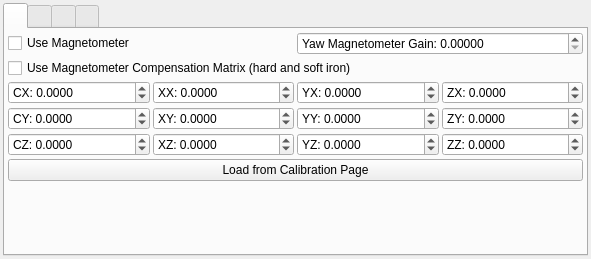
<?xml version="1.0" encoding="UTF-8"?>
<ui version="4.0">
 <class>ConfCommonWidget</class>
 <widget class="QWidget" name="ConfCommonWidget">
  <property name="geometry">
   <rect>
    <x>0</x>
    <y>0</y>
    <width>591</width>
    <height>259</height>
   </rect>
  </property>
  <property name="windowTitle">
   <string>Form</string>
  </property>
  <layout class="QVBoxLayout" name="verticalLayout">
   <property name="spacing">
    <number>3</number>
   </property>
   <property name="leftMargin">
    <number>3</number>
   </property>
   <property name="topMargin">
    <number>3</number>
   </property>
   <property name="rightMargin">
    <number>3</number>
   </property>
   <property name="bottomMargin">
    <number>3</number>
   </property>
   <item>
    <widget class="QTabWidget" name="tabWidget_2">
     <property name="sizePolicy">
      <sizepolicy hsizetype="Expanding" vsizetype="MinimumExpanding">
       <horstretch>0</horstretch>
       <verstretch>0</verstretch>
      </sizepolicy>
     </property>
     <property name="tabPosition">
      <enum>QTabWidget::North</enum>
     </property>
     <property name="tabShape">
      <enum>QTabWidget::Rounded</enum>
     </property>
     <property name="currentIndex">
      <number>0</number>
     </property>
     <widget class="QWidget" name="tab_7">
      <attribute name="icon">
       <iconset resource="resources.qrc">
        <normaloff>:/models/Icons/Gyroscope-96.png</normaloff>:/models/Icons/Gyroscope-96.png</iconset>
      </attribute>
      <attribute name="title">
       <string/>
      </attribute>
      <attribute name="toolTip">
       <string>IMU</string>
      </attribute>
      <layout class="QVBoxLayout" name="verticalLayout_10">
       <property name="spacing">
        <number>3</number>
       </property>
       <property name="leftMargin">
        <number>3</number>
       </property>
       <property name="topMargin">
        <number>3</number>
       </property>
       <property name="rightMargin">
        <number>3</number>
       </property>
       <property name="bottomMargin">
        <number>3</number>
       </property>
       <item>
        <layout class="QGridLayout" name="gridLayout_2">
         <item row="3" column="1">
          <widget class="QDoubleSpinBox" name="confMagXyBox">
           <property name="prefix">
            <string>XY: </string>
           </property>
           <property name="decimals">
            <number>4</number>
           </property>
           <property name="minimum">
            <double>-1000.000000000000000</double>
           </property>
           <property name="maximum">
            <double>1000.000000000000000</double>
           </property>
           <property name="singleStep">
            <double>0.100000000000000</double>
           </property>
          </widget>
         </item>
         <item row="3" column="0">
          <widget class="QDoubleSpinBox" name="confMagCyBox">
           <property name="prefix">
            <string>CY: </string>
           </property>
           <property name="decimals">
            <number>4</number>
           </property>
           <property name="minimum">
            <double>-1000.000000000000000</double>
           </property>
           <property name="maximum">
            <double>1000.000000000000000</double>
           </property>
           <property name="singleStep">
            <double>0.100000000000000</double>
           </property>
          </widget>
         </item>
         <item row="2" column="1">
          <widget class="QDoubleSpinBox" name="confMagXxBox">
           <property name="prefix">
            <string>XX: </string>
           </property>
           <property name="decimals">
            <number>4</number>
           </property>
           <property name="minimum">
            <double>-1000.000000000000000</double>
           </property>
           <property name="maximum">
            <double>1000.000000000000000</double>
           </property>
           <property name="singleStep">
            <double>0.100000000000000</double>
           </property>
          </widget>
         </item>
         <item row="4" column="3">
          <widget class="QDoubleSpinBox" name="confMagZzBox">
           <property name="prefix">
            <string>ZZ: </string>
           </property>
           <property name="decimals">
            <number>4</number>
           </property>
           <property name="minimum">
            <double>-1000.000000000000000</double>
           </property>
           <property name="maximum">
            <double>1000.000000000000000</double>
           </property>
           <property name="singleStep">
            <double>0.100000000000000</double>
           </property>
          </widget>
         </item>
         <item row="3" column="3">
          <widget class="QDoubleSpinBox" name="confMagZyBox">
           <property name="prefix">
            <string>ZY: </string>
           </property>
           <property name="decimals">
            <number>4</number>
           </property>
           <property name="minimum">
            <double>-1000.000000000000000</double>
           </property>
           <property name="maximum">
            <double>1000.000000000000000</double>
           </property>
           <property name="singleStep">
            <double>0.100000000000000</double>
           </property>
          </widget>
         </item>
         <item row="5" column="0" colspan="4">
          <widget class="QPushButton" name="magCalLoadButton">
           <property name="toolTip">
            <string>Load from compensation tab</string>
           </property>
           <property name="text">
            <string>Load from Calibration Page</string>
           </property>
           <property name="icon">
            <iconset resource="resources.qrc">
             <normaloff>:/models/Icons/Process-96.png</normaloff>:/models/Icons/Process-96.png</iconset>
           </property>
          </widget>
         </item>
         <item row="4" column="2">
          <widget class="QDoubleSpinBox" name="confMagYzBox">
           <property name="prefix">
            <string>YZ: </string>
           </property>
           <property name="decimals">
            <number>4</number>
           </property>
           <property name="minimum">
            <double>-1000.000000000000000</double>
           </property>
           <property name="maximum">
            <double>1000.000000000000000</double>
           </property>
           <property name="singleStep">
            <double>0.100000000000000</double>
           </property>
          </widget>
         </item>
         <item row="4" column="1">
          <widget class="QDoubleSpinBox" name="confMagXzBox">
           <property name="prefix">
            <string>XZ: </string>
           </property>
           <property name="decimals">
            <number>4</number>
           </property>
           <property name="minimum">
            <double>-1000.000000000000000</double>
           </property>
           <property name="maximum">
            <double>1000.000000000000000</double>
           </property>
           <property name="singleStep">
            <double>0.100000000000000</double>
           </property>
          </widget>
         </item>
         <item row="2" column="2">
          <widget class="QDoubleSpinBox" name="confMagYxBox">
           <property name="prefix">
            <string>YX: </string>
           </property>
           <property name="decimals">
            <number>4</number>
           </property>
           <property name="minimum">
            <double>-1000.000000000000000</double>
           </property>
           <property name="maximum">
            <double>1000.000000000000000</double>
           </property>
           <property name="singleStep">
            <double>0.100000000000000</double>
           </property>
          </widget>
         </item>
         <item row="2" column="3">
          <widget class="QDoubleSpinBox" name="confMagZxBox">
           <property name="prefix">
            <string>ZX: </string>
           </property>
           <property name="decimals">
            <number>4</number>
           </property>
           <property name="minimum">
            <double>-1000.000000000000000</double>
           </property>
           <property name="maximum">
            <double>1000.000000000000000</double>
           </property>
           <property name="singleStep">
            <double>0.100000000000000</double>
           </property>
          </widget>
         </item>
         <item row="0" column="2" colspan="2">
          <widget class="QDoubleSpinBox" name="confYawMagGainBox">
           <property name="prefix">
            <string>Yaw Magnetometer Gain: </string>
           </property>
           <property name="decimals">
            <number>5</number>
           </property>
           <property name="maximum">
            <double>1000.000000000000000</double>
           </property>
           <property name="singleStep">
            <double>0.010000000000000</double>
           </property>
          </widget>
         </item>
         <item row="2" column="0">
          <widget class="QDoubleSpinBox" name="confMagCxBox">
           <property name="prefix">
            <string>CX: </string>
           </property>
           <property name="decimals">
            <number>4</number>
           </property>
           <property name="minimum">
            <double>-1000.000000000000000</double>
           </property>
           <property name="maximum">
            <double>1000.000000000000000</double>
           </property>
           <property name="singleStep">
            <double>0.100000000000000</double>
           </property>
          </widget>
         </item>
         <item row="0" column="0" colspan="2">
          <widget class="QCheckBox" name="confMagUseBox">
           <property name="text">
            <string>Use Magnetometer</string>
           </property>
          </widget>
         </item>
         <item row="3" column="2">
          <widget class="QDoubleSpinBox" name="confMagYyBox">
           <property name="prefix">
            <string>YY: </string>
           </property>
           <property name="decimals">
            <number>4</number>
           </property>
           <property name="minimum">
            <double>-1000.000000000000000</double>
           </property>
           <property name="maximum">
            <double>1000.000000000000000</double>
           </property>
           <property name="singleStep">
            <double>0.100000000000000</double>
           </property>
          </widget>
         </item>
         <item row="4" column="0">
          <widget class="QDoubleSpinBox" name="confMagCzBox">
           <property name="prefix">
            <string>CZ: </string>
           </property>
           <property name="decimals">
            <number>4</number>
           </property>
           <property name="minimum">
            <double>-1000.000000000000000</double>
           </property>
           <property name="maximum">
            <double>1000.000000000000000</double>
           </property>
           <property name="singleStep">
            <double>0.100000000000000</double>
           </property>
          </widget>
         </item>
         <item row="1" column="0" colspan="4">
          <widget class="QCheckBox" name="confMagCompBox">
           <property name="text">
            <string>Use Magnetometer Compensation Matrix (hard and soft iron)</string>
           </property>
          </widget>
         </item>
        </layout>
       </item>
       <item>
        <spacer name="verticalSpacer_3">
         <property name="orientation">
          <enum>Qt::Vertical</enum>
         </property>
         <property name="sizeHint" stdset="0">
          <size>
           <width>0</width>
           <height>0</height>
          </size>
         </property>
        </spacer>
       </item>
      </layout>
     </widget>
     <widget class="QWidget" name="tab_8">
      <attribute name="icon">
       <iconset resource="resources.qrc">
        <normaloff>:/models/Icons/Satellite-96.png</normaloff>:/models/Icons/Satellite-96.png</iconset>
      </attribute>
      <attribute name="title">
       <string/>
      </attribute>
      <attribute name="toolTip">
       <string>GPS</string>
      </attribute>
      <layout class="QVBoxLayout" name="verticalLayout_11">
       <property name="spacing">
        <number>3</number>
       </property>
       <property name="leftMargin">
        <number>3</number>
       </property>
       <property name="topMargin">
        <number>3</number>
       </property>
       <property name="rightMargin">
        <number>3</number>
       </property>
       <property name="bottomMargin">
        <number>3</number>
       </property>
       <item>
        <layout class="QGridLayout" name="gridLayout_5">
         <item row="3" column="2">
          <widget class="QDoubleSpinBox" name="confGpsCorrDynBox">
           <property name="prefix">
            <string>Gain Dynamic: </string>
           </property>
           <property name="decimals">
            <number>3</number>
           </property>
           <property name="maximum">
            <double>1000.000000000000000</double>
           </property>
           <property name="singleStep">
            <double>0.010000000000000</double>
           </property>
          </widget>
         </item>
         <item row="3" column="1">
          <widget class="QDoubleSpinBox" name="confGpsCorrStatBox">
           <property name="prefix">
            <string>Gain Static: </string>
           </property>
           <property name="decimals">
            <number>3</number>
           </property>
           <property name="maximum">
            <double>1000.000000000000000</double>
           </property>
           <property name="singleStep">
            <double>0.010000000000000</double>
           </property>
          </widget>
         </item>
         <item row="4" column="1">
          <widget class="QDoubleSpinBox" name="confGpsCorrYawBox">
           <property name="prefix">
            <string>Gain Yaw: </string>
           </property>
           <property name="decimals">
            <number>3</number>
           </property>
           <property name="maximum">
            <double>1000.000000000000000</double>
           </property>
           <property name="singleStep">
            <double>0.010000000000000</double>
           </property>
          </widget>
         </item>
         <item row="2" column="0">
          <widget class="QLabel" name="label_6">
           <property name="sizePolicy">
            <sizepolicy hsizetype="Fixed" vsizetype="Preferred">
             <horstretch>0</horstretch>
             <verstretch>0</verstretch>
            </sizepolicy>
           </property>
           <property name="text">
            <string>Antenna Position:</string>
           </property>
          </widget>
         </item>
         <item row="2" column="1">
          <widget class="QDoubleSpinBox" name="confGpsAntXBox">
           <property name="prefix">
            <string>Ant X: </string>
           </property>
           <property name="suffix">
            <string> m</string>
           </property>
           <property name="decimals">
            <number>3</number>
           </property>
           <property name="minimum">
            <double>-99.989999999999995</double>
           </property>
           <property name="singleStep">
            <double>0.010000000000000</double>
           </property>
          </widget>
         </item>
         <item row="2" column="2">
          <widget class="QDoubleSpinBox" name="confGpsAntYBox">
           <property name="prefix">
            <string>Ant Y: </string>
           </property>
           <property name="suffix">
            <string> m</string>
           </property>
           <property name="decimals">
            <number>3</number>
           </property>
           <property name="minimum">
            <double>-99.989999999999995</double>
           </property>
           <property name="singleStep">
            <double>0.010000000000000</double>
           </property>
          </widget>
         </item>
         <item row="3" column="0">
          <widget class="QLabel" name="label_7">
           <property name="sizePolicy">
            <sizepolicy hsizetype="Fixed" vsizetype="Preferred">
             <horstretch>0</horstretch>
             <verstretch>0</verstretch>
            </sizepolicy>
           </property>
           <property name="text">
            <string>Position Correction:</string>
           </property>
          </widget>
         </item>
         <item row="4" column="0">
          <widget class="QLabel" name="label_8">
           <property name="sizePolicy">
            <sizepolicy hsizetype="Fixed" vsizetype="Preferred">
             <horstretch>0</horstretch>
             <verstretch>0</verstretch>
            </sizepolicy>
           </property>
           <property name="text">
            <string>Yaw Correction:</string>
           </property>
          </widget>
         </item>
         <item row="5" column="2">
          <widget class="QCheckBox" name="confGpsUbxUseInfoBox">
           <property name="text">
            <string>Require Ublox Quality</string>
           </property>
          </widget>
         </item>
         <item row="5" column="1">
          <widget class="QCheckBox" name="confGpsReqRtkBox">
           <property name="text">
            <string>Require RTK Solution</string>
           </property>
          </widget>
         </item>
         <item row="0" column="2">
          <widget class="QCheckBox" name="confGpsSendNmeaBox">
           <property name="toolTip">
            <string>Send NMEA over the radio (or USB) for logging or debugging</string>
           </property>
           <property name="text">
            <string>Send NMEA data</string>
           </property>
          </widget>
         </item>
         <item row="0" column="1">
          <widget class="QCheckBox" name="confGpsCorrBox">
           <property name="text">
            <string>Enable GPS Correction</string>
           </property>
          </widget>
         </item>
         <item row="6" column="1" colspan="2">
          <widget class="QDoubleSpinBox" name="confGpsUbxMaxAccBox">
           <property name="prefix">
            <string>Ublox Required Accuracy: </string>
           </property>
           <property name="suffix">
            <string> m</string>
           </property>
           <property name="decimals">
            <number>3</number>
           </property>
           <property name="singleStep">
            <double>0.010000000000000</double>
           </property>
          </widget>
         </item>
         <item row="0" column="0">
          <widget class="QLabel" name="label_9">
           <property name="sizePolicy">
            <sizepolicy hsizetype="Fixed" vsizetype="Preferred">
             <horstretch>0</horstretch>
             <verstretch>0</verstretch>
            </sizepolicy>
           </property>
           <property name="text">
            <string>General:</string>
           </property>
          </widget>
         </item>
         <item row="5" column="0">
          <widget class="QLabel" name="label_10">
           <property name="sizePolicy">
            <sizepolicy hsizetype="Fixed" vsizetype="Preferred">
             <horstretch>0</horstretch>
             <verstretch>0</verstretch>
            </sizepolicy>
           </property>
           <property name="text">
            <string>Position Quality:</string>
           </property>
          </widget>
         </item>
         <item row="1" column="0" colspan="3">
          <widget class="QCheckBox" name="confGpsEnuRefBaseBox">
           <property name="toolTip">
            <string>Use base station position as ENU reference</string>
           </property>
           <property name="text">
            <string>Use base station position as ENU origin</string>
           </property>
          </widget>
         </item>
        </layout>
       </item>
       <item>
        <spacer name="verticalSpacer_4">
         <property name="orientation">
          <enum>Qt::Vertical</enum>
         </property>
         <property name="sizeHint" stdset="0">
          <size>
           <width>0</width>
           <height>0</height>
          </size>
         </property>
        </spacer>
       </item>
      </layout>
     </widget>
     <widget class="QWidget" name="tab_9">
      <attribute name="icon">
       <iconset resource="resources.qrc">
        <normaloff>:/models/Icons/Computer-96.png</normaloff>:/models/Icons/Computer-96.png</iconset>
      </attribute>
      <attribute name="title">
       <string/>
      </attribute>
      <attribute name="toolTip">
       <string>Autopilot</string>
      </attribute>
      <layout class="QVBoxLayout" name="verticalLayout_3">
       <property name="spacing">
        <number>2</number>
       </property>
       <property name="leftMargin">
        <number>3</number>
       </property>
       <property name="topMargin">
        <number>3</number>
       </property>
       <property name="rightMargin">
        <number>3</number>
       </property>
       <property name="bottomMargin">
        <number>3</number>
       </property>
       <item>
        <layout class="QHBoxLayout" name="horizontalLayout_14">
         <item>
          <widget class="QCheckBox" name="confApRepeatBox">
           <property name="text">
            <string>Repeat Routes</string>
           </property>
          </widget>
         </item>
        </layout>
       </item>
       <item>
        <layout class="QHBoxLayout" name="horizontalLayout_3">
         <property name="spacing">
          <number>2</number>
         </property>
         <item>
          <widget class="QDoubleSpinBox" name="confApBaseRadBox">
           <property name="toolTip">
            <string>Minimum look ahead radius.</string>
           </property>
           <property name="prefix">
            <string>Base radius: </string>
           </property>
           <property name="suffix">
            <string> m</string>
           </property>
           <property name="decimals">
            <number>3</number>
           </property>
           <property name="maximum">
            <double>100.000000000000000</double>
           </property>
           <property name="singleStep">
            <double>0.100000000000000</double>
           </property>
          </widget>
         </item>
         <item>
          <widget class="QDoubleSpinBox" name="confApRadTimeBox">
           <property name="toolTip">
            <string>Look ahead time for autopilot.</string>
           </property>
           <property name="prefix">
            <string>Rad Time: </string>
           </property>
           <property name="suffix">
            <string> s</string>
           </property>
           <property name="decimals">
            <number>2</number>
           </property>
           <property name="singleStep">
            <double>0.100000000000000</double>
           </property>
           <property name="value">
            <double>0.600000000000000</double>
           </property>
          </widget>
         </item>
        </layout>
       </item>
       <item>
        <widget class="QDoubleSpinBox" name="confApMaxSpeedBox">
         <property name="prefix">
          <string>Max speed: </string>
         </property>
         <property name="suffix">
          <string> km/h</string>
         </property>
        </widget>
       </item>
       <item>
        <widget class="QTimeEdit" name="confApAddRepeatTimeEdit">
         <property name="toolTip">
          <string>&lt;html&gt;&lt;head/&gt;&lt;body&gt;&lt;p&gt;Time to add to each point on route each lap when repeating routes.&lt;/p&gt;&lt;/body&gt;&lt;/html&gt;</string>
         </property>
         <property name="displayFormat">
          <string>'Repetition time': HH:mm:ss:zzz</string>
         </property>
        </widget>
       </item>
       <item>
        <widget class="QGroupBox" name="groupBox">
         <property name="title">
          <string>Mode</string>
         </property>
         <layout class="QHBoxLayout" name="horizontalLayout">
          <property name="leftMargin">
           <number>3</number>
          </property>
          <property name="topMargin">
           <number>3</number>
          </property>
          <property name="rightMargin">
           <number>3</number>
          </property>
          <property name="bottomMargin">
           <number>3</number>
          </property>
          <item>
           <widget class="QRadioButton" name="confApModeSpeedButton">
            <property name="text">
             <string>Speed</string>
            </property>
            <property name="checked">
             <bool>true</bool>
            </property>
           </widget>
          </item>
          <item>
           <widget class="QRadioButton" name="confApModeTimeAbsButton">
            <property name="text">
             <string>Time Abs</string>
            </property>
           </widget>
          </item>
          <item>
           <widget class="QRadioButton" name="confApModeTimeRelButton">
            <property name="text">
             <string>Time Rel</string>
            </property>
           </widget>
          </item>
         </layout>
        </widget>
       </item>
       <item>
        <spacer name="verticalSpacer_5">
         <property name="orientation">
          <enum>Qt::Vertical</enum>
         </property>
         <property name="sizeHint" stdset="0">
          <size>
           <width>20</width>
           <height>0</height>
          </size>
         </property>
        </spacer>
       </item>
      </layout>
     </widget>
     <widget class="QWidget" name="tab_10">
      <attribute name="icon">
       <iconset resource="resources.qrc">
        <normaloff>:/models/Icons/Align Justify-96.png</normaloff>:/models/Icons/Align Justify-96.png</iconset>
      </attribute>
      <attribute name="title">
       <string/>
      </attribute>
      <attribute name="toolTip">
       <string>Logging</string>
      </attribute>
      <layout class="QVBoxLayout" name="verticalLayout_2">
       <item>
        <layout class="QGridLayout" name="gridLayout">
         <property name="spacing">
          <number>3</number>
         </property>
         <item row="1" column="1" colspan="2">
          <widget class="QLineEdit" name="confLogNameEdit"/>
         </item>
         <item row="0" column="1" colspan="2">
          <widget class="QSpinBox" name="confLogRateBox">
           <property name="suffix">
            <string> Hz</string>
           </property>
           <property name="prefix">
            <string>Rate: </string>
           </property>
           <property name="minimum">
            <number>1</number>
           </property>
           <property name="maximum">
            <number>500</number>
           </property>
          </widget>
         </item>
         <item row="1" column="0">
          <widget class="QLabel" name="label">
           <property name="text">
            <string>Log name</string>
           </property>
          </widget>
         </item>
         <item row="3" column="0">
          <widget class="QLabel" name="label_2">
           <property name="text">
            <string>UART baud rate</string>
           </property>
          </widget>
         </item>
         <item row="0" column="0">
          <widget class="QCheckBox" name="confLogEnBox">
           <property name="text">
            <string>Enable logging</string>
           </property>
          </widget>
         </item>
         <item row="3" column="1" colspan="2">
          <widget class="QSpinBox" name="confLogUartBaudBox">
           <property name="sizePolicy">
            <sizepolicy hsizetype="MinimumExpanding" vsizetype="Fixed">
             <horstretch>0</horstretch>
             <verstretch>0</verstretch>
            </sizepolicy>
           </property>
           <property name="maximum">
            <number>10000000</number>
           </property>
          </widget>
         </item>
         <item row="2" column="0">
          <widget class="QLabel" name="label_3">
           <property name="text">
            <string>Log External Mode</string>
           </property>
          </widget>
         </item>
         <item row="2" column="1" colspan="2">
          <layout class="QHBoxLayout" name="horizontalLayout_2">
           <item>
            <widget class="QRadioButton" name="confLogUartOffButton">
             <property name="text">
              <string>Off</string>
             </property>
             <property name="checked">
              <bool>true</bool>
             </property>
            </widget>
           </item>
           <item>
            <widget class="QRadioButton" name="confLogUartContButton">
             <property name="text">
              <string>UART</string>
             </property>
            </widget>
           </item>
           <item>
            <widget class="QRadioButton" name="confLogUartPolledButton">
             <property name="text">
              <string>UART Polled</string>
             </property>
            </widget>
           </item>
           <item>
            <widget class="QRadioButton" name="confLogEthernetButton">
             <property name="text">
              <string>Ethernet</string>
             </property>
            </widget>
           </item>
          </layout>
         </item>
        </layout>
       </item>
       <item>
        <spacer name="verticalSpacer_6">
         <property name="orientation">
          <enum>Qt::Vertical</enum>
         </property>
         <property name="sizeHint" stdset="0">
          <size>
           <width>0</width>
           <height>0</height>
          </size>
         </property>
        </spacer>
       </item>
      </layout>
     </widget>
    </widget>
   </item>
  </layout>
 </widget>
 <resources>
  <include location="resources.qrc"/>
 </resources>
 <connections/>
</ui>
